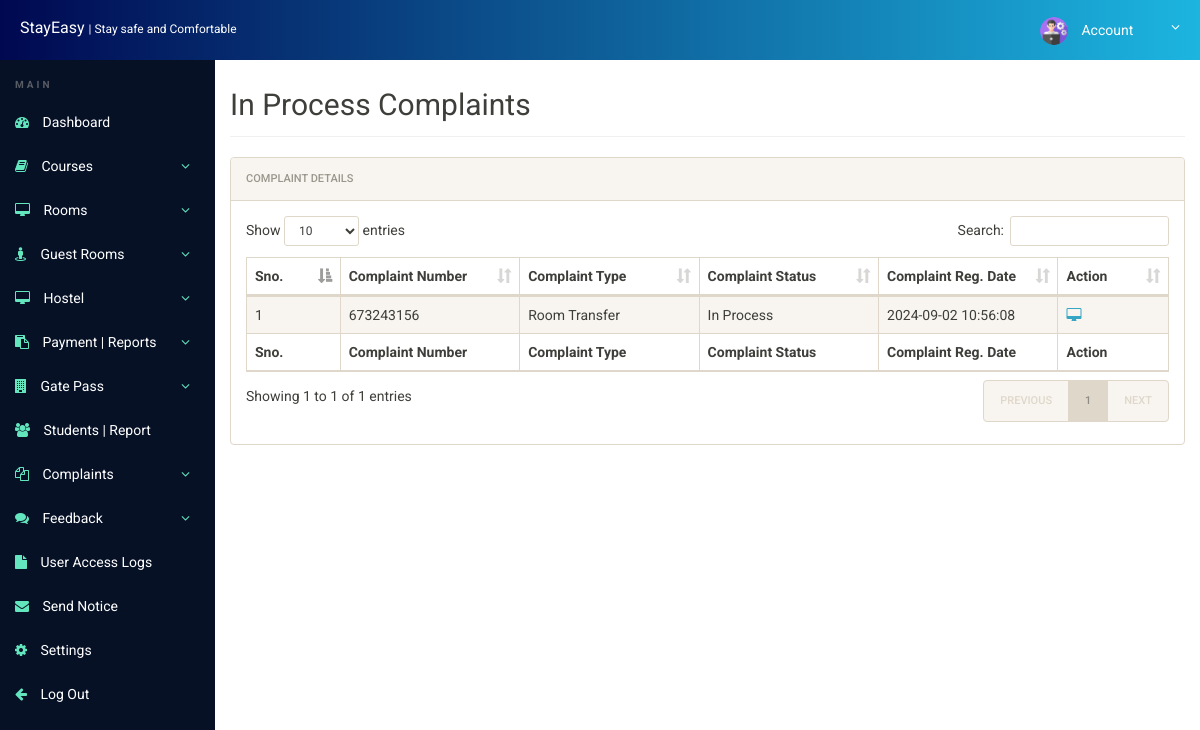
Screenshot of /Stay-Easy/admin/inprocess-complaints.php (signed in) with the database file from the repository.
### tables this page shows
CREATE TABLE `complaints` (
  `id` int(11) NOT NULL,
  `ComplainNumber` bigint(12) DEFAULT NULL,
  `userId` int(11) DEFAULT NULL,
  `complaintType` varchar(255) DEFAULT NULL,
  `complaintDetails` mediumtext DEFAULT NULL,
  `complaintDoc` varchar(255) DEFAULT NULL,
  `complaintStatus` varchar(255) DEFAULT NULL,
  `registrationDate` timestamp NULL DEFAULT current_timestamp()
);

### Stay-Easy/includes/enc.php (called while the page is built, shortened)
<?php
    function encrypt($password){
        $simple_string = $password;
        $ciphering = "AES-128-CTR";
        $options = 0;
        $encryption_iv = '1234567891011121';
        $encryption_key = "GeeksforGeeks";
        $encryption = openssl_encrypt($simple_string, $ciphering,
                    $encryption_key, $options, $encryption_iv);
        return $encryption;
    }
?>

### Stay-Easy/admin/inprocess-complaints.php (the view, shortened to what this page needs)
<?php
include('includes/config.php');
include('../includes/enc.php');
?>
<!doctype html>
<html lang="en" class="no-js">
<head>
	<link rel="stylesheet" href="css/font-awesome.min.css">
	<link rel="stylesheet" href="css/bootstrap.min.css">
	<link rel="stylesheet" href="css/dataTables.bootstrap.min.css">
	<link rel="stylesheet" href="css/bootstrap-social.css">
	<link rel="stylesheet" href="css/bootstrap-select.css">
	<link rel="stylesheet" href="css/fileinput.min.css">
	<link rel="stylesheet" href="css/awesome-bootstrap-checkbox.css">
	<link rel="stylesheet" href="css/style.css">
</head>
<body>
	<?php include('includes/header.php');?>
	<div class="ts-main-content">
			<?php include('includes/sidebar.php');?>
		<div class="content-wrapper">
			<div class="container-fluid">
				<div class="row">
					<div class="col-md-12">
						<h2 class="page-title" style="margin-top:4%">In Process Complaints</h2>
						<div class="panel panel-default">
							<div class="panel-heading">Complaint Details</div>
							<div class="panel-body">
								<table id="zctb" class="display table table-striped table-bordered table-hover" cellspacing="0" width="100%">
									<thead>
										<tr>
											<th>Sno.</th>
											<th>Complaint Number</th>
											<th>Complaint Type</th>
											<th>Complaint Status</th>
											<th>Complaint Reg. Date</th>
											<th>Action</th>
										</tr>
									</thead>
									<tfoot>
										<tr>
											<th>Sno.</th>
											<th>Complaint Number</th>
											<th>Complaint Type</th>
											<th>Complaint Status</th>
											<th>Complaint Reg. Date</th>
											<th>Action</th>
										</tr>
									</tfoot>
									<tbody>
<?php
$ret="select * from complaints where complaintStatus='In Process'";
$stmt= $mysqli->prepare($ret) ;
$stmt->execute() ;
$res=$stmt->get_result();
$cnt=1;
while($row=$res->fetch_object())
	  {
	  	?>
<tr><td><?php echo $cnt;;?></td>
<td><?php echo $row->ComplainNumber;?></td>
<td><?php echo $row->complaintType;?></td>
<td><?php $cstatus=$row->complaintStatus;
if($cstatus==''):
	echo "New";
else:
echo $cstatus;
endif;
?></td>
<td><?php echo $row->registrationDate;?></td>
<td>
<a href="complaint-details.php?cid=<?php echo encrypt($row->id);?>" title="View Full Details"><i class="fa fa-desktop"></i></a>&nbsp;&nbsp;
</td>
										</tr>
									<?php
$cnt=$cnt+1;
									 } ?>
									</tbody>
								</table>
							</div>
						</div>
					</div>
				</div>
			</div>
		</div>
	</div>
</body>
</html>

### Stay-Easy/admin/css/style.css (style rules this page uses)
html { font-size: 14px; }
@media only screen and (min-width: 480px) { html { font-size: 17px; } }
@media only screen and (min-width: 768px) { html { font-size: 14px; } }
body { font-size: 1em; }
a { color: #37a6c4; }
.panel { overflow: hidden; }
.page-title { padding-bottom: 15px; margin-bottom: 20px; border-bottom: 1px solid #f0f0f0; }
.ts-main-content .content-wrapper { padding-top: 15px; margin-top: 35px; }
@media only screen and (min-width: 1200px) { .ts-main-content .content-wrapper { margin-left: 215px; } }
th, td { max-width: 120px; overflow-wrap: break-word; hyphens: auto; }

### rows the page displays
complaints: ComplainNumber "673243156", complaintType "Room Transfer", complaintStatus "In Process", registrationDate "2024-09-02 10:56:08"
